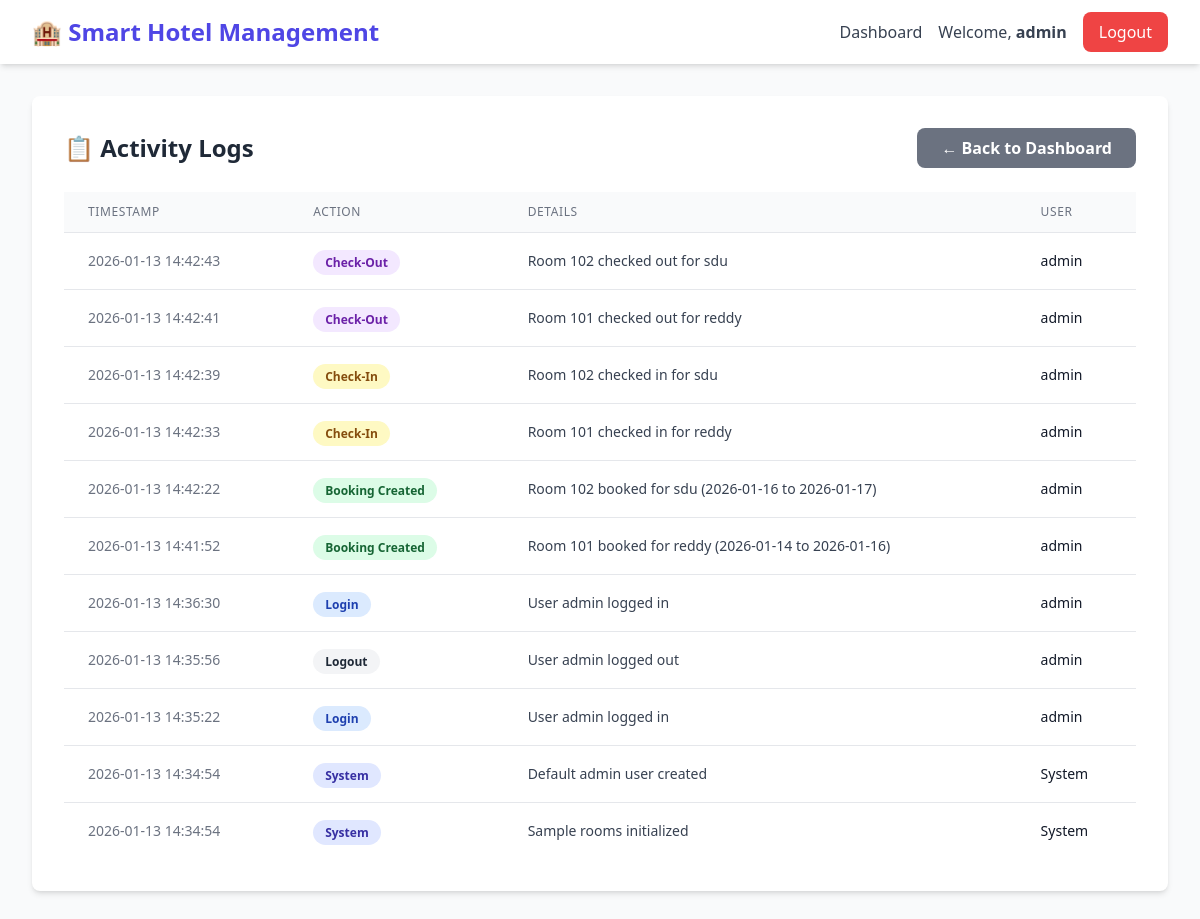
Screenshot of /logs (signed in) with the database file from the repository.
### tables this page shows
CREATE TABLE activity_logs (
            id INTEGER PRIMARY KEY AUTOINCREMENT,
            action TEXT NOT NULL,
            details TEXT,
            user TEXT,
            timestamp TIMESTAMP DEFAULT CURRENT_TIMESTAMP
        );

### app.py (the view)
@app.route("/logs")
@login_required
def logs():
    conn = get_db()
    all_logs = conn.execute("""
        SELECT * FROM activity_logs
        ORDER BY timestamp DESC
        LIMIT 100
    """).fetchall()
    conn.close()
    return render_template("logs.html", logs=all_logs)

### app.py (called while the page is built)
def get_db():
    try:
        conn = sqlite3.connect(DATABASE)
        conn.row_factory = sqlite3.Row
        conn.execute("SELECT 1")
        return conn
    except sqlite3.DatabaseError:
        if os.path.exists(DATABASE):
            os.remove(DATABASE)
        init_db()
        conn = sqlite3.connect(DATABASE)
        conn.row_factory = sqlite3.Row
        return conn

def login_required(f):
    @wraps(f)
    def decorated_function(*args, **kwargs):
        if "user" not in session:
            return redirect(url_for("login"))
        return f(*args, **kwargs)
    return decorated_function

### templates/logs.html (shortened to what this page needs)
<!DOCTYPE html>
<html lang="en">
<head>
    <script src="https://cdn.tailwindcss.com"></script>
</head>
<body class="bg-gray-50 min-h-screen">
    <nav class="bg-white shadow-md">
        <div class="max-w-7xl mx-auto px-4 sm:px-6 lg:px-8">
            <div class="flex justify-between h-16">
                <div class="flex items-center">
                    <h1 class="text-2xl font-bold text-indigo-600">🏨 Smart Hotel Management</h1>
                </div>
                <div class="flex items-center space-x-4">
                    <a href="{{ url_for('dashboard') }}" class="text-gray-700 hover:text-indigo-600">Dashboard</a>
                    <span class="text-gray-700">Welcome, <strong>{{ session.user }}</strong></span>
                    <a href="{{ url_for('logout') }}" class="bg-red-500 text-white px-4 py-2 rounded-lg hover:bg-red-600 transition">
                        Logout
                    </a>
                </div>
            </div>
        </div>
    </nav>
    <div class="max-w-7xl mx-auto px-4 sm:px-6 lg:px-8 py-8">
        <div class="bg-white rounded-lg shadow-md p-8">
            <div class="flex justify-between items-center mb-6">
                <h2 class="text-2xl font-bold text-gray-800">📋 Activity Logs</h2>
                <a href="{{ url_for('dashboard') }}" class="bg-gray-500 text-white px-6 py-2 rounded-lg hover:bg-gray-600 transition font-semibold">
                    ← Back to Dashboard
                </a>
            </div>
            {% if logs %}
                <div class="overflow-x-auto">
                    <table class="min-w-full divide-y divide-gray-200">
                        <thead class="bg-gray-50">
                            <tr>
                                <th class="px-6 py-3 text-left text-xs font-medium text-gray-500 uppercase tracking-wider">Timestamp</th>
                                <th class="px-6 py-3 text-left text-xs font-medium text-gray-500 uppercase tracking-wider">Action</th>
                                <th class="px-6 py-3 text-left text-xs font-medium text-gray-500 uppercase tracking-wider">Details</th>
                                <th class="px-6 py-3 text-left text-xs font-medium text-gray-500 uppercase tracking-wider">User</th>
                            </tr>
                        </thead>
                        <tbody class="bg-white divide-y divide-gray-200">
                            {% for log in logs %}
                            <tr class="hover:bg-gray-50">
                                <td class="px-6 py-4 whitespace-nowrap text-sm text-gray-500">
                                    {{ log.timestamp }}
                                </td>
                                <td class="px-6 py-4 whitespace-nowrap">
                                    <span class="px-3 py-1 text-xs font-semibold rounded-full
                                        {% if 'Login' in log.action %}bg-blue-100 text-blue-800
                                        {% elif 'Logout' in log.action %}bg-gray-100 text-gray-800
                                        {% elif 'Booking' in log.action %}bg-green-100 text-green-800
                                        {% elif 'Check-In' in log.action %}bg-yellow-100 text-yellow-800
                                        {% elif 'Check-Out' in log.action %}bg-purple-100 text-purple-800
                                        {% else %}bg-indigo-100 text-indigo-800{% endif %}">
                                        {{ log.action }}
                                    </span>
                                </td>
                                <td class="px-6 py-4 text-sm text-gray-700">
                                    {{ log.details if log.details else '-' }}
                                </td>
                                <td class="px-6 py-4 whitespace-nowrap text-sm font-medium text-gray-900">
                                    {{ log.user }}
                                </td>
                            </tr>
                            {% endfor %}
                        </tbody>
                    </table>
                </div>
            {% else %}
                <div class="text-center py-12">
                    <p class="text-gray-500 text-lg">No activity logs found</p>
                </div>
            {% endif %}
        </div>
    </div>
</body>
</html>

### rows the page displays
activity_logs: timestamp "2026-01-13 14:42:43", action "Check-Out", details "Room 102 checked out for sdu", user "admin"
activity_logs: timestamp "2026-01-13 14:42:41", action "Check-Out", details "Room 101 checked out for reddy", user "admin"
activity_logs: timestamp "2026-01-13 14:42:39", action "Check-In", details "Room 102 checked in for sdu", user "admin"
activity_logs: timestamp "2026-01-13 14:42:33", action "Check-In", details "Room 101 checked in for reddy", user "admin"
activity_logs: timestamp "2026-01-13 14:42:22", action "Booking Created", details "Room 102 booked for sdu (2026-01-16 to 2026-01-17)", user "admin"
activity_logs: timestamp "2026-01-13 14:41:52", action "Booking Created", details "Room 101 booked for reddy (2026-01-14 to 2026-01-16)", user "admin"
activity_logs: timestamp "2026-01-13 14:36:30", action "Login", details "User admin logged in", user "admin"
activity_logs: timestamp "2026-01-13 14:35:56", action "Logout", details "User admin logged out", user "admin"
activity_logs: timestamp "2026-01-13 14:35:22", action "Login", details "User admin logged in", user "admin"
activity_logs: timestamp "2026-01-13 14:34:54", action "System", details "Default admin user created", user "System"
activity_logs: timestamp "2026-01-13 14:34:54", action "System", details "Sample rooms initialized", user "System"

### other values shown
{{ session.user }} "admin"
